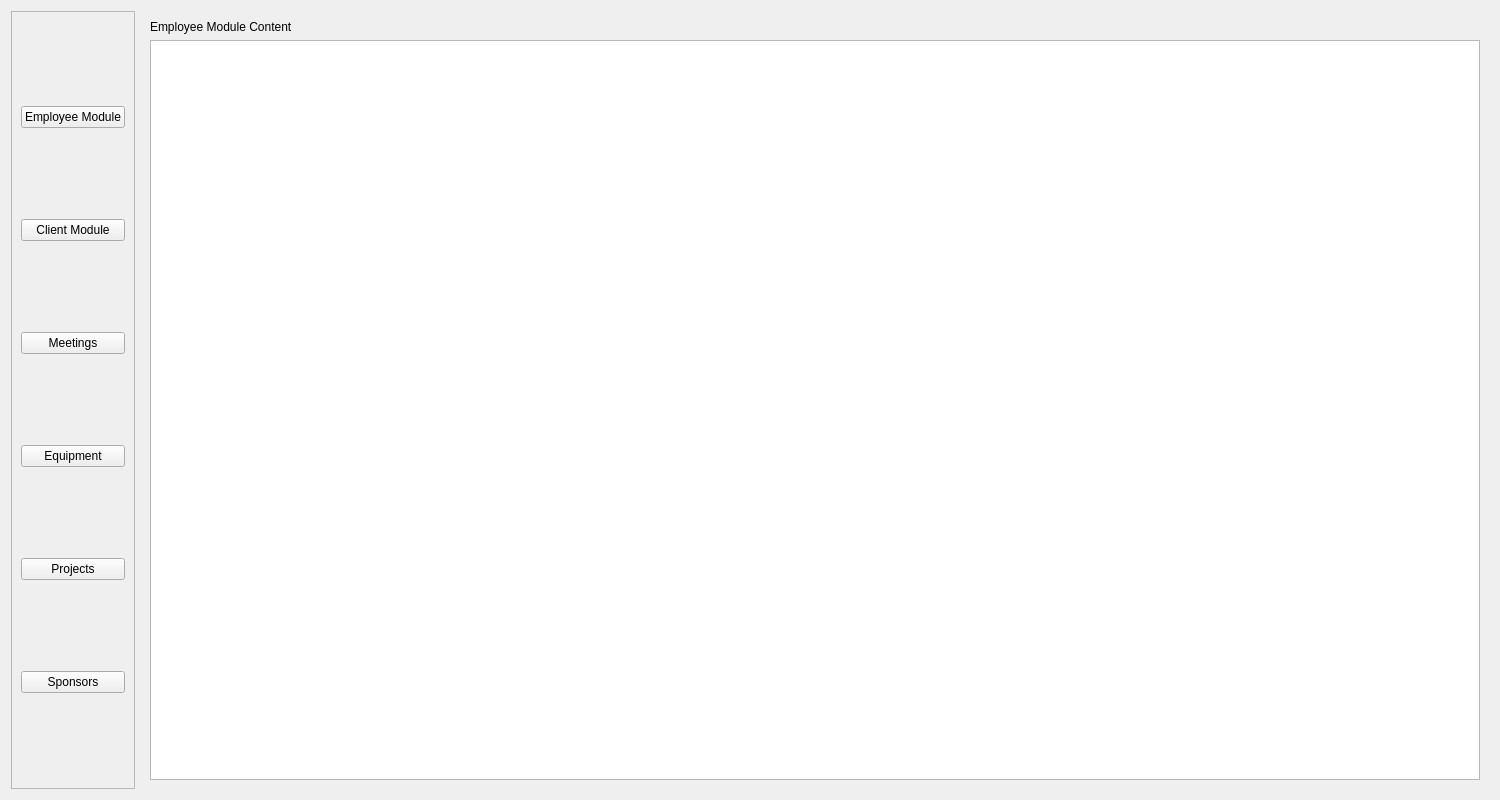
<?xml version="1.0" encoding="UTF-8"?>
<ui version="4.0">
 <class>Dashboard</class>
 <widget class="QWidget" name="Dashboard">
  <property name="geometry">
   <rect>
    <x>0</x>
    <y>0</y>
    <width>1500</width>
    <height>800</height>
   </rect>
  </property>
  <property name="windowTitle">
   <string>Dashboard</string>
  </property>
  <layout class="QHBoxLayout" name="horizontalLayout">
   <item>
    <widget class="QFrame" name="frameModules">
     <property name="frameShape">
      <enum>QFrame::StyledPanel</enum>
     </property>
     <property name="frameShadow">
      <enum>QFrame::Raised</enum>
     </property>
     <layout class="QVBoxLayout" name="verticalLayoutModules">
      <item>
       <widget class="QPushButton" name="buttonEmployee">
        <property name="text">
         <string>Employee Module</string>
        </property>
       </widget>
      </item>
      <item>
       <widget class="QPushButton" name="buttonClient">
        <property name="text">
         <string>Client Module</string>
        </property>
       </widget>
      </item>
      <item>
       <widget class="QPushButton" name="buttonMeetings">
        <property name="text">
         <string>Meetings</string>
        </property>
       </widget>
      </item>
      <item>
       <widget class="QPushButton" name="buttonEquipment">
        <property name="text">
         <string>Equipment</string>
        </property>
       </widget>
      </item>
      <item>
       <widget class="QPushButton" name="buttonProjects">
        <property name="text">
         <string>Projects</string>
        </property>
       </widget>
      </item>
      <item>
       <widget class="QPushButton" name="buttonSponsors">
        <property name="text">
         <string>Sponsors</string>
        </property>
       </widget>
      </item>
     </layout>
    </widget>
   </item>
   <item>
    <widget class="QStackedWidget" name="stackedWidgetModules">
     <widget class="QWidget" name="widgetEmployee">
      <layout class="QVBoxLayout" name="verticalLayoutEmployee">
       <item>
        <widget class="QLabel" name="labelEmployee">
         <property name="text">
          <string>Employee Module Content</string>
         </property>
        </widget>
       </item>
       <item>
        <widget class="QTableView" name="tableViewEmployees"/>
       </item>
      </layout>
     </widget>
     <widget class="QWidget" name="widgetClient">
      <layout class="QVBoxLayout" name="verticalLayoutClient">
       <item>
        <widget class="QLabel" name="labelClient">
         <property name="text">
          <string>Client Module Content</string>
         </property>
        </widget>
       </item>
      </layout>
     </widget>
     <widget class="QWidget" name="widgetMeetings">
      <layout class="QVBoxLayout" name="verticalLayoutMeetings">
       <item>
        <widget class="QLabel" name="labelMeetings">
         <property name="text">
          <string>Meetings Module Content</string>
         </property>
        </widget>
       </item>
      </layout>
     </widget>
     <widget class="QWidget" name="widgetEquipment">
      <layout class="QVBoxLayout" name="verticalLayoutEquipment">
       <item>
        <widget class="QLabel" name="labelEquipment">
         <property name="text">
          <string>Equipment Module Content</string>
         </property>
        </widget>
       </item>
      </layout>
     </widget>
     <widget class="QWidget" name="widgetProjects">
      <layout class="QVBoxLayout" name="verticalLayoutProjects">
       <item>
        <widget class="QLabel" name="labelProjects">
         <property name="text">
          <string>Projects Module Content</string>
         </property>
        </widget>
       </item>
      </layout>
     </widget>
     <widget class="QWidget" name="widgetSponsors">
      <layout class="QVBoxLayout" name="verticalLayoutSponsors">
       <item>
        <widget class="QLabel" name="labelSponsors">
         <property name="text">
          <string>Sponsors Module Content</string>
         </property>
        </widget>
       </item>
      </layout>
     </widget>
    </widget>
   </item>
  </layout>
 </widget>
 <resources/>
 <connections/>
</ui>
